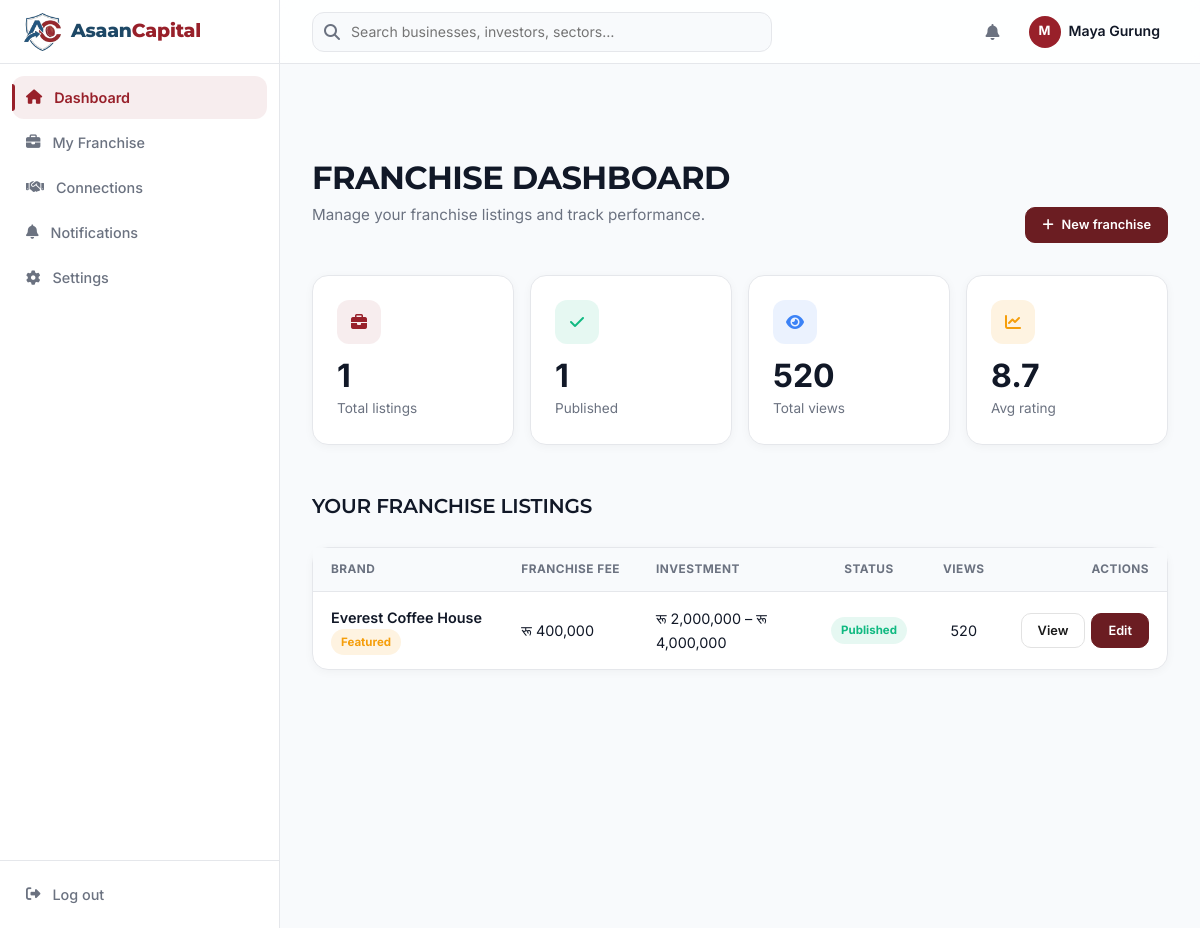
The app's page /dashboard (signed in) with its own data.
### tables this page shows
CREATE TABLE `franchises` (
  `id` bigint(20) unsigned NOT NULL AUTO_INCREMENT,
  `user_id` bigint(20) unsigned NOT NULL,
  `brand_name` varchar(255) NOT NULL,
  `sector_id` bigint(20) unsigned DEFAULT NULL,
  `established_year` smallint(6) DEFAULT NULL,
  `existing_units` int(11) DEFAULT NULL,
  `countries_present` varchar(255) DEFAULT NULL,
  `description` text DEFAULT NULL,
  `ideal_partner_profile` text DEFAULT NULL,
  `franchise_fee` decimal(15,2) DEFAULT NULL,
  `royalty_pct` decimal(5,2) DEFAULT NULL,
  `marketing_fee_pct` decimal(5,2) DEFAULT NULL,
  `total_investment_min` decimal(15,2) DEFAULT NULL,
  `total_investment_max` decimal(15,2) DEFAULT NULL,
  `expected_payback_months` int(11) DEFAULT NULL,
  `training_provided` tinyint(1) DEFAULT 1,
  `territory_protection` tinyint(1) DEFAULT 0,
  `logo_path` varchar(255) DEFAULT NULL,
  `is_published` tinyint(1) DEFAULT 0,
  `is_hidden` tinyint(1) DEFAULT 0,
  `is_featured` tinyint(1) DEFAULT 0,
  `views` int(11) DEFAULT 0,
  `rating` decimal(3,1) DEFAULT NULL,
  `created_at` timestamp NULL DEFAULT NULL,
  `updated_at` timestamp NULL DEFAULT NULL,
  PRIMARY KEY (`id`),
  KEY `user_id` (`user_id`),
  KEY `sector_id` (`sector_id`),
  CONSTRAINT `franchises_ibfk_1` FOREIGN KEY (`user_id`) REFERENCES `users` (`id`) ON DELETE CASCADE,
  CONSTRAINT `franchises_ibfk_2` FOREIGN KEY (`sector_id`) REFERENCES `sectors` (`id`) ON DELETE SET NULL
);

### config/db.php (called while the page is built)
<?php
function db(): PDO {
    static $pdo = null;
    if ($pdo === null) {
        $dsn = 'mysql:host=' . DB_HOST . ';port=' . DB_PORT . ';dbname=' . DB_NAME . ';charset=' . DB_CHARSET;
        $pdo = new PDO($dsn, DB_USER, DB_PASS, [
            PDO::ATTR_ERRMODE => PDO::ERRMODE_EXCEPTION,
            PDO::ATTR_DEFAULT_FETCH_MODE => PDO::FETCH_ASSOC,
            PDO::ATTR_EMULATE_PREPARES => false,
        ]);
    }
    return $pdo;
}

### config/helpers.php (called while the page is built, shortened)
<?php
function e(?string $s): string {
    return htmlspecialchars($s ?? '', ENT_QUOTES, 'UTF-8');
}
function money($amount): string {
    return 'रू ' . number_format((float)$amount, 0);
}

### franchise/dashboard.php (the view, shortened to what this page needs)
<?php
$user = current_user();
$userId = (int)$user['id'];
$sql = "SELECT id, brand_name, sector_id, established_year, existing_units, franchise_fee, total_investment_min, total_investment_max, is_published, is_hidden, is_featured, views, rating, created_at, updated_at
        FROM franchises WHERE user_id = ? ORDER BY created_at DESC";
$stmt = db()->prepare($sql);
$stmt->execute([$userId]);
$listings = $stmt->fetchAll();
require __DIR__ . '/../includes/layout-dashboard.php';
?>
<?php if (empty($listings)): ?>
  <div class="dash-panel">
    <?php ui_empty_state(['icon' => 'briefcase', 'title' => 'No franchise listings yet', 'text' => 'Create your first franchise profile to start connecting with franchisees.', 'ctaHref' => APP_URL . '/franchise/create', 'ctaLabel' => 'Create franchise profile']); ?>
  </div>
<?php else: ?>
<div class="dash-stats">
</div>
<div class="dash-panel">
  <div class="dash-table-wrap">
    <table class="dash-table">
      <thead><tr>
        <th>Brand</th><th>Franchise fee</th><th>Investment</th>
        <th class="ta-center">Status</th><th class="ta-center">Views</th><th class="ta-right">Actions</th>
      </tr></thead>
      <tbody>
      <?php foreach ($listings as $f): ?>
        <tr>
          <td>
            <span class="t-strong"><?= e($f['brand_name']) ?></span>
            <?php if ($f['is_featured']): ?> <span class="dash-pill featured">Featured</span><?php endif; ?>
          </td>
          <td><?= $f['franchise_fee'] ? money($f['franchise_fee']) : '—' ?></td>
          <td><?= $f['total_investment_min'] ? money($f['total_investment_min']) . ' – ' . money($f['total_investment_max']) : '—' ?></td>
          <td class="ta-center"><span class="dash-pill <?= $f['is_published'] ? 'published' : 'draft' ?>"><?= $f['is_published'] ? 'Published' : 'Draft' ?></span></td>
          <td class="ta-center"><?= (int)$f['views'] ?></td>
          <td class="ta-right">
            <span class="dash-table-actions">
              <a href="<?= APP_URL ?>/franchise/<?= $f['id'] ?>" class="btn btn-sm btn-outline">View</a>
              <a href="<?= APP_URL ?>/franchise/edit?id=<?= $f['id'] ?>" class="btn btn-sm btn-primary">Edit</a>
            </span>
          </td>
        </tr>
      <?php endforeach; ?>
      </tbody>
    </table>
  </div>
</div>
<?php endif; ?>
<?php require __DIR__ . '/../includes/footer.php'; ?>

### assets/listings.css (style rules this page uses)
:root { --ds-bg: #F8FAFC; --ds-surface: #FFFFFF; --ds-text: #0F172A; --ds-text-secondary: #475569; --ds-border: #E2E8F0; --ds-primary: #0B3A5E; --ds-success: #16A34A; --ds-warning: #F59E0B; --ds-danger: #DC2626; --ds-muted: #94A3B8; --ds-soft: #F1F5F9; --ds-font: 'Inter', -apple-system, BlinkMacSystemFont, 'Segoe UI', sans-serif; --ds-hero: 3rem; --ds-section: 2rem; --ds-card-title: 1.25rem; --ds-metric: 1.75rem; --ds-body: 1rem; --ds-small: 0.875rem; --ds-label: 0.75rem; --ds-section-gap: 2rem; --ds-radius: 12px; --ds-radius-sm: 8px; --ds-shadow: 0 1px 3px rgba(0,0,0,0.05); --ds-container: 1440px; }
*, *::before, *::after { box-sizing: border-box; }

### includes/header.php (style rules this page uses)
html.scroll-smooth { scroll-behavior: smooth; }

### records on screen
franchises: brand_name "Everest Coffee House", is_featured "Featured", franchise_fee "रू 400,000", total_investment_min "रू 2,000,000", total_investment_max "रू 4,000,000", is_published "Published", views "520"

### other values on screen
$label "Dashboard"
$label "My Franchise"
$label "Connections"
$label "Notifications"
$label "Settings"
$initial "M"
$user['name'] "Maya Gurung"
$title "FRANCHISE DASHBOARD"
$subtitle "Manage your franchise listings and track performance."
$actionsHtml "New franchise"
$o['value'] "1 1 520 8.7"
$o['label'] "Total listings Published Total views Avg rating"
$title "YOUR FRANCHISE LISTINGS"
